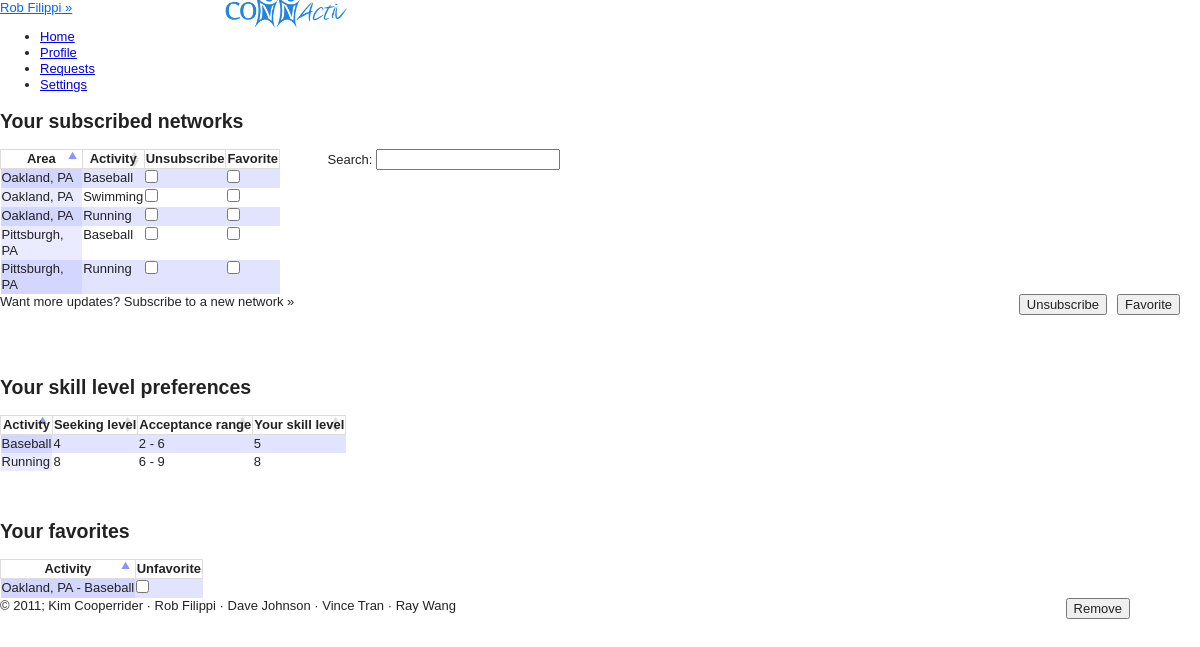
The app's page /views/settings.php (signed in) with its own data.
### tables this page shows
CREATE TABLE IF NOT EXISTS `users` (
  `USER_ID` int(11) NOT NULL AUTO_INCREMENT,
  `PASSWORD` varchar(100) NOT NULL,
  `FIRST_NAME` char(20) DEFAULT NULL,
  `LAST_NAME` char(20) DEFAULT NULL,
  `STREET` varchar(25) DEFAULT NULL,
  `CITY` char(20) DEFAULT NULL,
  `STATE` char(2) DEFAULT NULL,
  `ZIP` int(11) DEFAULT NULL,
  `PHONE` char(12) DEFAULT NULL,
  `INTERESTS` varchar(4000) DEFAULT NULL,
  `PROFILE_PIC` varchar(45) NOT NULL DEFAULT '../public/images/avatar.png',
  `EMAIL` varchar(25) DEFAULT NULL,
  `DOB` date DEFAULT NULL,
  `GENDER` char(1) DEFAULT NULL,
  PRIMARY KEY (`USER_ID`)
);

CREATE TABLE IF NOT EXISTS `unique_networks` (
  `UNIQUE_NETWORK_ID` int(11) NOT NULL AUTO_INCREMENT,
  `NETWORK_ID` int(11) DEFAULT NULL,
  `ACTIVITY_ID` int(11) DEFAULT NULL,
  PRIMARY KEY (`UNIQUE_NETWORK_ID`)
);

CREATE TABLE IF NOT EXISTS `networks` (
  `NETWORK_ID` int(11) NOT NULL AUTO_INCREMENT,
  `AREA` varchar(25) NOT NULL,
  `STATE` varchar(2) NOT NULL,
  PRIMARY KEY (`NETWORK_ID`)
);

CREATE TABLE IF NOT EXISTS `activities` (
  `ACTIVITY_ID` int(11) NOT NULL AUTO_INCREMENT,
  `ACTIVITY_NAME` varchar(20) NOT NULL,
  PRIMARY KEY (`ACTIVITY_ID`)
);

### views/functions/config.php (called while the page is built, shortened)
<?php
include("functions_recommendations.php");
include("functions_networks.php");
function cookieExists(){
	if(isset($_COOKIE['ID_my_site']))
	return TRUE;
	else
	return FALSE;
}
function validCookie(){
	$username = $_COOKIE['ID_my_site'];
	$pass = $_COOKIE['Key_my_site'];
	$info = getDatabaseInfo("users", "email", $username);
	if ($pass != $info['PASSWORD']) {
		return FALSE;
	}
	else{
		return TRUE;
	}
}
		function getDatabaseInfo($table, $attribute, $value){
			$check = getResourceIDs($table, $attribute, $value);
			return mysql_fetch_array($check);
		}
		function getResourceIDs($table, $attribute, $value){
			$check = mysql_query("SELECT * FROM $table WHERE $attribute = '$value'")or die(mysql_error());
			return $check;
		}
		function getName(){
			if(cookieExists())
			{
				if (validCookie()) {
					$username = $_COOKIE['ID_my_site'];
					$info = getDatabaseInfo("users", "email", $username);
					return $info['FIRST_NAME'] . " " . $info['LAST_NAME'];
				}
			}
		}
		function getUserID(){
			if(cookieExists())
			{
				if (validCookie()) {
					$username = $_COOKIE['ID_my_site'];
					$info = getDatabaseInfo("users", "email", $username);
					return $info['USER_ID'];
				}
			}
		}
		?>

### views/functions/functions_networks.php (called while the page is built, shortened)
<?
function getUserUniqueNetworks() {
	$id = getUserID();
	$query = "SELECT unique_networks.unique_network_id, networks.area, networks.state, activities.activity_name"
	." FROM user_networks, unique_networks, activities, networks"
	." WHERE unique_networks.network_id = networks.network_id"
	." AND unique_networks.unique_network_id = user_networks.unique_network_id"
	." AND user_networks.user_id = $id"
	." AND unique_networks.activity_id = activities.activity_id"
	." ORDER BY unique_networks.unique_network_id";
	$n = array();
	$result=mysql_query($query) or die(mysql_error());
	while ($row = mysql_fetch_array($result)) {
		$n[] = $row;
	}
	return $n;
}
function getUserActivityLevels(){
	$userID = getUserID();
	$query = "SELECT DISTINCT activities.activity_name, user_activities.preferred, user_activities.low_level, user_activities.high_level, user_activities.own_level"
	." FROM user_activities, activities WHERE user_activities.user_id = $userID AND user_activities.activity_id = activities.activity_id GROUP BY activities.activity_name";
	$levels = array();
	$result=mysql_query($query);
	while ($row = mysql_fetch_array($result)) {
		$levels[] = $row;
	}
	return $levels;
}
?>

### views/functions/functions_recommendations.php (called while the page is built, shortened)
<?
function getFavorites(){
	$id = getUserID();
	$query = "SELECT networks.area, networks.state, activities.activity_name FROM favorites, networks, activities, unique_networks WHERE user_id = ".$id.""
	." AND favorites.unique_network_id = unique_networks.unique_network_id"
	." AND unique_networks.activity_id = activities.activity_id"
	." AND unique_networks.network_id = networks.network_id";
	$result = mysql_query($query) or die(mysql_error());
	$favs = array();
	while($row = mysql_fetch_array($result)){
		$favs[] = $row['area']. ", ". $row['state']. " - " .$row['activity_name'];
	}
	return $favs;
}
?>

### views/settings.php (the view, shortened to what this page needs)
<? include("header.php");
	if(cookieExists() && validCookie())
	{
			?>
			<div class="page">
			<h2>Your subscribed networks</h2>
			<form id="unsubNetworksForm" method="post" action="<?php echo $_SERVER['PHP_SELF']?>">
			<table id="userNetworks" class="alternating regular_table">
				<thead>
				<tr>
					<th>Area</th>
					<th>Activity</th>
					<th>Unsubscribe<span id="unsubscribe" class="checkAll"></span><span id="_unsubscribe" class="uncheckAll"></th>
					<th>Favorite<span id="favorite" class="checkAll"></span><span id="_favorite" class="uncheckAll"></th>
				</tr>
				</thead>
				<tbody>
			<?
				$networks = getUserUniqueNetworks();
				$favs = getFavoriteIDs();
					foreach($networks as $network) {
						echo "<tr>";
							echo "<td>".$network[1].", ".$network[2]."</td><td>".$network[3]."</td>";
							echo "<td><input type='checkbox' class='unsubscribe' value='".$network[0]."' name='unsubscribeTo[]' /></td>";
							in_array($network[0], $favs)? $checked="checked disabled" : $checked = "";
							echo sprintf("<td><input class='favorite' type='checkbox' %s value='%s' name='favorite[]' /></td>", $checked, $network[0]);
						echo "</tr>";
					}
			?>
			</tbody>
			</table>
			<? if ($networks) { ?>
			<div class="below_table">
				<input style="float:right; margin-left:10px; margin-right:20px" type="submit" name="doFavorite" value="Favorite"/>
				<input style="float:right;" type="submit" name="doUnsubscribe" value="Unsubscribe"/>
			</div>
			<? } ?>
		</form>
			<span style="clear:both;<? if ($networks) echo 'margin-top:-1.5em' ?>" class="clickable below_table">Want more updates? <span id="expandNetworks" class="clickExpand">Subscribe to a new network&nbsp;&raquo;</span></span>
			<br/>
			<br><br><br>
			<h2>Your skill level preferences</h2>
			<form id="subscribeNetworksForm" method="post" action="<?php echo $_SERVER['PHP_SELF']?>">
			<table id="skillsTable" class="alternating regular_table">
			<thead>
				<tr>
					<th>Activity</th>
					<th>Seeking level</th>
					<th>Acceptance range</th>
					<th>Your skill level</th>
				</tr>
			</thead>
			<tbody>
				<?
				$levels = getUserActivityLevels();
				$index =0;
					foreach($levels as $level){
						echo "<tr>";
						echo "<td>$level[0]</td>";
						if($level[1] == NULL){
							echo "<td>
									<span class=\"clickable editExpander\"><span class='editIcon'></span></span>";
						}
						else{
							echo "<td>
									<span class=\"clickable editExpander\">$level[1]<span class='editIcon'></span></span>";
						}
							echo	"<div class=\"expand\" style=\"display:none\">
											<select name=\"seekLvl$index\">
												<option value=\"-1\">Level</option>";
									echo	"</select>
											<input class=\"button\" type=\"submit\" name=\"saveInfo\" value=\"Save\"/>
										</div>
								</td>";
						if($level[2] == NULL){
							echo "<td>
									<span class=\"clickable editExpander\"><span class='editIcon'></span></span>";
						}
						else{
							echo "<td>
									<span class=\"clickable editExpander\">$level[2]<span class='editIcon'></span> - </span>";
						}
						if($level[3] == NULL){
							echo "	<span class=\"clickable editExpander\"><span class='editIcon'></span></span>";
						}
						else{
							echo "	<span class=\"clickable editExpander\">$level[3]<span class='editIcon'></span></span>";
						}
							echo " <div class=\"expand\" style=\"display:none\">
										<select name=\"highLvl$index\">
												<option value=\"-1\">Level</option>";
									echo	"</select>
										<input class=\"button\" type=\"submit\" name=\"saveInfo\" value=\"Save\"/>
									</div>
								</td>";
						if($level[4] == NULL){
							echo "<td>
									<span class=\"clickable editExpander\"><span class='editIcon'></span></span>";
						}
						else{
							echo "<td>
									<span class=\"clickable editExpander\">$level[4]<span class='editIcon'></span></span>";
						}
							echo "<div class=\"expand\" style=\"display:none\">
											<select name=\"ownLvl$index\">
												<option value=\"-1\">Level</option>";
									echo	"</select>
											<input class=\"button\" type=\"submit\" name=\"saveInfo\" value=\"Save\"/>
										</div>
								</td>";
					echo "</tr>";
					$index++;
					}
				?>
			</tbody>
			</table>
			</form>
			<br/><br/>
			<h2>Your favorites</h2>
			<form id="deFavForm" method="post" action="<?php echo $_SERVER['PHP_SELF']?>">
			<table id="defavTable" class="alternating regular_table">
				<thead>
					<tr>
						<th>Activity</th>
						<th>Unfavorite<span id="unfavorite" class="checkAll"></span><span id="_unfavorite" class="uncheckAll"></span></th>
					</tr>
				</thead>
				<tbody>
					<? $favs = getFavorites();
						foreach($favs as $fav):
					?>
							<tr>
								<td><? echo $fav ?></td>
								<td><input type='checkbox' class='unfavorite' value='<? echo $fav ?>' name='defavorite[]' /></td>
							</tr>
						<? endforeach; ?>
				</tbody>
			</table>
			<? if ($favs) { ?>
			<div class="below_table">
				<input style="float:right;margin-right:70px;" type="submit" name="doDefavorite" value="Remove"/>
			</div>
			<? } ?>
			</form>
			</div>
			<?php
		}
	else {
		header("Location: ");
	}
	include('footer.php');
?>

### views/header.php (shortened to what this page needs)
<? include_once("functions/config.php"); ?>
<!DOCTYPE HTML>
<html>
<head>
<link type="text/css" rel="stylesheet" href="../styles/defaults.css"/>
<link type="text/css" rel="stylesheet/less" href="../styles/style.less"/>
<link type="text/css" rel="stylesheet/less" href="../styles/posts.less"/>
<link type="text/css" rel="stylesheet/less" href="../styles/sidebar.less"/>
<link type="text/css" rel="stylesheet" href="../styles/demo_table.css"/>
<link type="text/css" rel="stylesheet" href="../styles/validationEngine.jquery.css" />
<link type="text/css" rel="stylesheet" href="../styles/jquery.fancybox-1.3.4.css" />
<link type="text/css" rel="stylesheet/less" href="../styles/admin.less"/>
</head>
<body>
<div id="container">
	<header>
	<a id="user_login" href="#"><? echo getName(); ?>&nbsp;&raquo;</a>
	<span style=" position: absolute; left: 220px">
		<a href="home.php"><img height="40" style="margin-top: -10px;" src="../public/images/logo.png"/></a>
	</span>
			<span id="top-nav">
				<ul id="nav">
					<li class="headerlink" id="link_home"><a class="top_links" id="home" href="home.php">Home</a></li>
					<li class="headerlink" id="link_profile"><a class="top_links" id="profile" href="profile.php">Profile</a></li>
					<li class="headerlink" id="link_requests"><a class="top_links" id="requests" href="requests.php">Requests</a></li>
					<li class="headerlink" id="link_settings"><a class="top_links" id="settings" href="settings.php">Settings</a></li>
					</ul>
			</span>
	</header>
	<div id="content">

### styles/defaults.css (style rules this page uses)
article, aside, details, figcaption, figure, footer, header, hgroup, nav, section { display: block; }
html { font-size: 100%; overflow-y: scroll; -webkit-text-size-adjust: 100%; -ms-text-size-adjust: 100%; }
body { margin: 0; font-size: 13px; line-height: 1.231; }
body, button, input, select, textarea { font-family: sans-serif; color: #222; }
a { color: #00e; }
ul, ol { margin: 1em 0; padding: 0 0 0 40px; }
img { border: 0; -ms-interpolation-mode: bicubic; vertical-align: middle; }
form { margin: 0; }
button, input, select, textarea { font-size: 100%; margin: 0; vertical-align: baseline; *vertical-align: middle; }
button, input { line-height: normal; *overflow: visible; }
table button, table input { *overflow: auto; }
button, input[type="button"], input[type="reset"], input[type="submit"] { cursor: pointer; -webkit-appearance: button; }
input[type="checkbox"], input[type="radio"] { box-sizing: border-box; }
table { border-collapse: collapse; border-spacing: 0; }
td { vertical-align: top; }

### styles/demo_table.css (style rules this page uses)
#subscribeTable_wrapper, { width: 350px; left: -50px; }
.sorting_asc { background: url('../public/images/sort_asc.png') no-repeat center right #fff; border: thin solid #DDD; }
.sorting { background: url('../public/images/sort_both.png') no-repeat center right #fff; border: thin solid #DDD; }
.sorting_disabled { background: #fff; border: thin solid #DDD; }
tr.odd { background-color: #E2E4FF; }
tr.even { background-color: white; }
tr.odd td.sorting_1 { background-color: #D3D6FF; }
tr.even td.sorting_1 { background-color: #EAEBFF; }

### records on screen
users: getName() "Rob Filippi"
unique_networks: NETWORK_ID.AREA "Oakland", NETWORK_ID.STATE "PA", ACTIVITY_ID.ACTIVITY_NAME "Baseball"
unique_networks: NETWORK_ID.AREA "Oakland", NETWORK_ID.STATE "PA", ACTIVITY_ID.ACTIVITY_NAME "Swimming"
unique_networks: NETWORK_ID.AREA "Oakland", NETWORK_ID.STATE "PA", ACTIVITY_ID.ACTIVITY_NAME "Running"
unique_networks: NETWORK_ID.AREA "Pittsburgh", NETWORK_ID.STATE "PA", ACTIVITY_ID.ACTIVITY_NAME "Baseball"
unique_networks: NETWORK_ID.AREA "Pittsburgh", NETWORK_ID.STATE "PA", ACTIVITY_ID.ACTIVITY_NAME "Running"

### other values on screen
$level[0] "Baseball"
$level[1] "4"
$level[2] "2"
$level[3] "6"
$level[4] "5"
$level[0] "Running"
$level[1] "8"
$level[2] "6"
$level[3] "9"
$level[4] "8"
$fav "Oakland, PA - Baseball"
